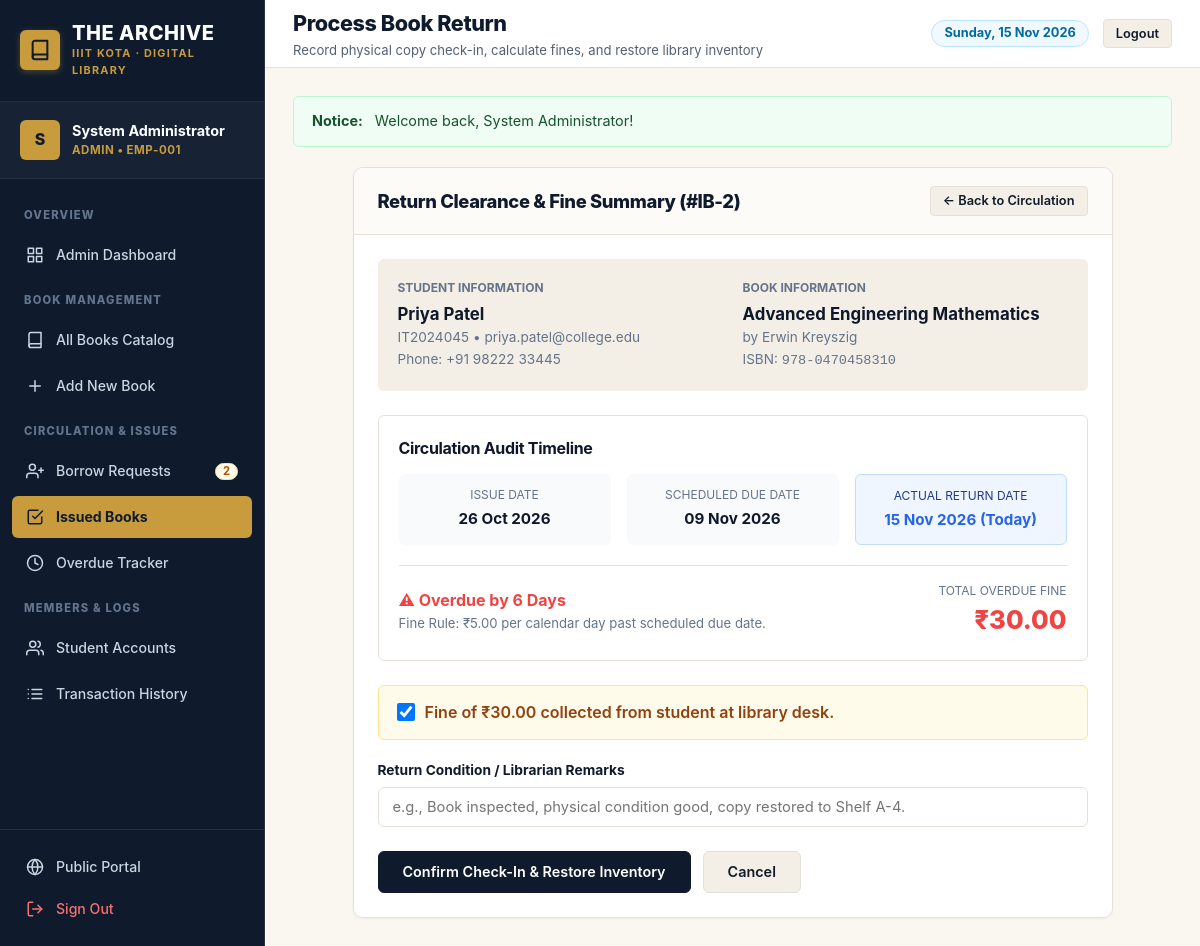
The app's page /admin/return_book.php?id=2 (signed in) with its own data.
### tables this page shows
CREATE TABLE `issued_books` (
  `id` INT AUTO_INCREMENT PRIMARY KEY,
  `borrow_request_id` INT DEFAULT NULL,
  `user_id` INT NOT NULL,
  `book_id` INT NOT NULL,
  `issue_date` DATE NOT NULL,
  `due_date` DATE NOT NULL,
  `return_date` DATE DEFAULT NULL,
  `status` ENUM('issued', 'returned', 'overdue') NOT NULL DEFAULT 'issued',
  `fine_amount` DECIMAL(8, 2) NOT NULL DEFAULT 0.00,
  `created_at` TIMESTAMP DEFAULT CURRENT_TIMESTAMP,
  CONSTRAINT `fk_issued_user` FOREIGN KEY (`user_id`) REFERENCES `users` (`id`) ON DELETE CASCADE ON UPDATE CASCADE,
  CONSTRAINT `fk_issued_book` FOREIGN KEY (`book_id`) REFERENCES `books` (`id`) ON DELETE CASCADE ON UPDATE CASCADE,
  CONSTRAINT `fk_issued_request` FOREIGN KEY (`borrow_request_id`) REFERENCES `borrow_requests` (`id`) ON DELETE SET NULL ON UPDATE CASCADE
);

CREATE TABLE `users` (
  `id` INT AUTO_INCREMENT PRIMARY KEY,
  `full_name` VARCHAR(100) NOT NULL,
  `email` VARCHAR(100) NOT NULL UNIQUE,
  `password` VARCHAR(255) NOT NULL,
  `phone` VARCHAR(20) DEFAULT NULL,
  `student_id_number` VARCHAR(50) DEFAULT NULL,
  `role` ENUM('admin', 'student') NOT NULL DEFAULT 'student',
  `status` ENUM('active', 'inactive') NOT NULL DEFAULT 'active',
  `created_at` TIMESTAMP DEFAULT CURRENT_TIMESTAMP,
  `updated_at` TIMESTAMP DEFAULT CURRENT_TIMESTAMP ON UPDATE CURRENT_TIMESTAMP
);

CREATE TABLE `books` (
  `id` INT AUTO_INCREMENT PRIMARY KEY,
  `isbn` VARCHAR(30) NOT NULL UNIQUE,
  `title` VARCHAR(255) NOT NULL,
  `author` VARCHAR(255) NOT NULL,
  `category_id` INT NOT NULL,
  `publisher` VARCHAR(255) DEFAULT NULL,
  `publication_year` INT DEFAULT NULL,
  `total_copies` INT NOT NULL DEFAULT 1,
  `available_copies` INT NOT NULL DEFAULT 1,
  `description` TEXT DEFAULT NULL,
  `cover_image` VARCHAR(255) DEFAULT NULL,
  `created_at` TIMESTAMP DEFAULT CURRENT_TIMESTAMP,
  `updated_at` TIMESTAMP DEFAULT CURRENT_TIMESTAMP ON UPDATE CURRENT_TIMESTAMP,
  CONSTRAINT `fk_books_category` FOREIGN KEY (`category_id`) REFERENCES `categories` (`id`) ON DELETE RESTRICT ON UPDATE CASCADE
);

### config/database.php (called while the page is built, shortened)
<?php
function e($value) {
    return htmlspecialchars($value ?? '', ENT_QUOTES, 'UTF-8');
}
function calculate_overdue_and_fine($due_date, $return_date = null) {
    $compare_date = $return_date ? new DateTime($return_date) : new DateTime('today');
    $due = new DateTime($due_date);
    if ($compare_date > $due) {
        $interval = $due->diff($compare_date);
        $days = (int)$interval->days;
        $fine = $days * FINE_PER_DAY;
        return [
            'days_overdue' => $days,
            'fine_amount' => $fine
        ];
    }
    return [
        'days_overdue' => 0,
        'fine_amount' => 0.00
    ];
}

### admin/return_book.php (the view, shortened to what this page needs)
<?php
require_once __DIR__ . '/../config/database.php';
$conn = get_db_connection();
$issued_id = (int)($_GET['id'] ?? 0);
$stmt = $conn->prepare(
    "SELECT ib.*, u.full_name, u.student_id_number, u.email, u.phone, b.title, b.author, b.isbn, b.total_copies, b.available_copies
     FROM issued_books ib
     JOIN users u ON ib.user_id = u.id
     JOIN books b ON ib.book_id = b.id
     WHERE ib.id = ? LIMIT 1"
);
$stmt->bind_param("i", $issued_id);
$stmt->execute();
$issue = $stmt->get_result()->fetch_assoc();
$calc = calculate_overdue_and_fine($issue['due_date']);
$days_overdue = $calc['days_overdue'];
$fine_amount = $calc['fine_amount'];
require __DIR__ . '/../includes/header.php';
?>
<div class="content-card" style="max-width: 760px; margin: 0 auto;">
  <div class="card-header">
    <h2>Return Clearance & Fine Summary (#IB-<?= $issue['id'] ?>)</h2>
    <a href="issued_books.php" class="btn btn-sm btn-secondary">&larr; Back to Circulation</a>
  </div>
  <div class="card-body">
    <div style="display: grid; grid-template-columns: repeat(2, 1fr); gap: 20px; background: var(--bg-subtle); padding: 20px; border-radius: var(--radius-sm); margin-bottom: 24px;">
      <div>
        <div style="font-size: 0.75rem; text-transform: uppercase; color: #64748b; font-weight: 700;">Student Information</div>
        <div style="font-size: 1.05rem; font-weight: 700; color: #0f172a; margin-top: 4px;"><?= e($issue['full_name']) ?></div>
        <div style="font-size: 0.85rem; color: #64748b;"><?= e($issue['student_id_number']) ?> &bull; <?= e($issue['email']) ?></div>
        <?php if (!empty($issue['phone'])): ?>
          <div style="font-size: 0.85rem; color: #64748b;">Phone: <?= e($issue['phone']) ?></div>
        <?php endif; ?>
      </div>
      <div>
        <div style="font-size: 0.75rem; text-transform: uppercase; color: #64748b; font-weight: 700;">Book Information</div>
        <div style="font-size: 1.05rem; font-weight: 700; color: #0f172a; margin-top: 4px;"><?= e($issue['title']) ?></div>
        <div style="font-size: 0.85rem; color: #64748b;">by <?= e($issue['author']) ?></div>
        <div style="font-size: 0.85rem; color: #64748b;">ISBN: <code><?= e($issue['isbn']) ?></code></div>
      </div>
    </div>
    <div style="border: 1px solid var(--border-color); border-radius: var(--radius-sm); padding: 20px; margin-bottom: 24px;">
      <h3 style="font-size: 1rem; margin-bottom: 14px; color: #0f172a;">Circulation Audit Timeline</h3>
      <div style="display: grid; grid-template-columns: repeat(3, 1fr); gap: 16px; text-align: center;">
        <div style="background: #f8fafc; padding: 12px; border-radius: 6px;">
          <div style="font-size: 0.75rem; color: #64748b; text-transform: uppercase;">Issue Date</div>
          <div style="font-size: 0.95rem; font-weight: 700; color: #0f172a; margin-top: 2px;">
            <?= date('d M Y', strtotime($issue['issue_date'])) ?>
          </div>
        </div>
        <div style="background: #f8fafc; padding: 12px; border-radius: 6px;">
          <div style="font-size: 0.75rem; color: #64748b; text-transform: uppercase;">Scheduled Due Date</div>
          <div style="font-size: 0.95rem; font-weight: 700; color: #0f172a; margin-top: 2px;">
            <?= date('d M Y', strtotime($issue['due_date'])) ?>
          </div>
        </div>
        <div style="background: #eff6ff; padding: 12px; border-radius: 6px; border: 1px solid #bfdbfe;">
          <div style="font-size: 0.75rem; color: #1e3a8a; text-transform: uppercase;">Actual Return Date</div>
          <div style="font-size: 0.95rem; font-weight: 700; color: #2563eb; margin-top: 2px;">
            <?= date('d M Y') ?> (Today)
          </div>
        </div>
      </div>
      <div style="margin-top: 20px; padding-top: 16px; border-top: 1px solid var(--border-color); display: flex; align-items: center; justify-content: space-between;">
        <div>
          <div style="font-weight: 700; color: #0f172a;">
            <?php if ($days_overdue > 0): ?>
              <span style="color: #ef4444;">&#9888; Overdue by <?= $days_overdue ?> Days</span>
            <?php else: ?>
              <span style="color: #10b981;">&#10003; Returned On Time</span>
            <?php endif; ?>
          </div>
          <div style="font-size: 0.82rem; color: #64748b;">
            Fine Rule: ₹<?= number_format(FINE_PER_DAY, 2) ?> per calendar day past scheduled due date.
          </div>
        </div>
        <div style="text-align: right;">
          <div style="font-size: 0.75rem; text-transform: uppercase; color: #64748b;">Total Overdue Fine</div>
          <div style="font-size: 1.6rem; font-weight: 800; color: <?= $fine_amount > 0 ? '#ef4444' : '#10b981' ?>;">
            ₹<?= number_format($fine_amount, 2) ?>
          </div>
        </div>
      </div>
    </div>
    <form method="POST" action="return_book.php">
      <?php if ($fine_amount > 0): ?>
        <div class="form-group" style="background: #fffbeb; border: 1px solid #fde68a; padding: 14px 18px; border-radius: 6px;">
          <label style="display: flex; align-items: center; gap: 10px; font-weight: 600; color: #92400e; cursor: pointer;">
            <input type="checkbox" name="fine_collected" value="1" checked style="width: 18px; height: 18px;">
            Fine of ₹<?= number_format($fine_amount, 2) ?> collected from student at library desk.
          </label>
        </div>
      <?php endif; ?>
      <div class="form-group">
        <label class="form-label" for="return_notes">Return Condition / Librarian Remarks</label>
        <input
          type="text"
          id="return_notes"
          name="return_notes"
          class="form-control"
          placeholder="e.g., Book inspected, physical condition good, copy restored to Shelf A-4."
        >
      </div>
      <div style="display: flex; gap: 12px; margin-top: 24px;">
        <button type="submit" class="btn btn-primary" style="padding: 11px 24px;">
          Confirm Check-In &amp; Restore Inventory
        </button>
        <a href="issued_books.php" class="btn btn-secondary" style="padding: 11px 24px;">
          Cancel
        </a>
      </div>
    </form>
  </div>
</div>
<?php require __DIR__ . '/../includes/footer.php'; ?>

### assets/css/style.css (style rules this page uses)
:root { --navy-deep: #0f1b2d; --navy-navbar: #0f1b2d; --navy-sidebar: #0f1b2d; --navy-hover: #1b2d47; --navy-subtle: #162438; --gold-muted: #c89b3c; --gold-hover: #b5882a; --gold-light: #fdfaf3; --gold-badge: #d4ae58; --gold-border: #e8d3a0; --bg-main: #FAF7F0; --bg-body: #FAF7F0; --bg-card: #FFFFFF; --bg-subtle: #F3EFE6; --bg-table-header: #F6F2E9; --border-color: #E5E1D8; --border-subtle: #ECE8DF; --border-focus: #c89b3c; --text-heading: #0f1b2d; --text-main: #0f1b2d; --text-secondary: #526075; --text-muted: #64748b; --text-light: #94a3b8; --text-white: #ffffff; --success: #15803d; --success-bg: #f0fdf4; --success-border: #bbf7d0; --warning: #b45309; --warning-bg: #fffbeb; --warning-border: #fde68a; --danger: #b91c1c; --danger-bg: #fef2f2; --danger-border: #fecaca; --info: #0369a1; --info-bg: #f0f9ff; --info-border: #bae6fd; --shadow-sm: 0 1px 3px rgba(15, 27, 45, 0.05); --shadow-md: 0 4px 10px rgba(15, 27, 45, 0.07); --shadow-lg: 0 10px 22px rgba(15, 27, 45, 0.09); --shadow-xl: 0 20px 30px rgba(15, 27, 45, 0.12); --radius-sm: 6px; --radius-md: 10px; --radius-lg: 16px; --radius-full: 9999px; --transition: all 0.2s cubic-bezier(0.4, 0, 0.2, 1); --font-sans: -apple-system, BlinkMacSystemFont, "Segoe UI", Roboto, "Helvetica Neue", Arial, sans-serif; }
*, *::before, *::after { box-sizing: border-box; margin: 0; padding: 0; }
html { font-size: 16px; scroll-behavior: smooth; }
body { font-family: var(--font-sans); background-color: var(--bg-main); color: var(--text-main); line-height: 1.55; -webkit-font-smoothing: antialiased; min-height: 100vh; display: flex; flex-direction: column; }
h1, h2, h3, h4, h5, h6 { color: var(--text-heading); font-weight: 700; letter-spacing: -0.02em; }
a { color: var(--navy-deep); text-decoration: none; transition: var(--transition); }
.btn { display: inline-flex; align-items: center; justify-content: center; gap: 8px; padding: 9px 18px; font-size: 0.9rem; font-weight: 600; border-radius: var(--radius-sm); cursor: pointer; border: 1px solid transparent; transition: var(--transition); text-decoration: none; font-family: inherit; line-height: 1.25; }
.btn-primary { background-color: var(--navy-deep); color: var(--text-white); border-color: var(--navy-deep); }
.btn-secondary { background-color: var(--bg-subtle); color: var(--navy-deep); border-color: var(--border-color); }
.btn-sm { padding: 6px 12px; font-size: 0.8rem; border-radius: 4px; }
.content-card { background: var(--bg-card); border: 1px solid var(--border-color); border-radius: var(--radius-md); box-shadow: var(--shadow-sm); overflow: hidden; margin-bottom: 28px; }
.card-header { padding: 18px 24px; border-bottom: 1px solid var(--border-color); display: flex; align-items: center; justify-content: space-between; flex-wrap: wrap; gap: 12px; background: #fdfbf7; }
.card-header h2, .card-header h3 { font-size: 1.15rem; font-weight: 800; color: var(--text-heading); }
.card-body { padding: 24px; background: var(--bg-card); }
.form-group { margin-bottom: 20px; }
.form-label { display: block; font-size: 0.86rem; font-weight: 700; color: var(--text-heading); margin-bottom: 6px; }
.form-control { width: 100%; padding: 10px 14px; font-size: 0.92rem; font-family: inherit; color: var(--text-main); background-color: #ffffff; border: 1px solid var(--border-color); border-radius: var(--radius-sm); transition: var(--transition); }

### records on screen
issued_books: id "2", user.full_name "Priya Patel", user.student_id_number "IT2024045", user.email "priya.patel@college.edu", user.phone "+91 98222 33445", book.title "Advanced Engineering Mathematics", book.author "Erwin Kreyszig", book.isbn "978-0470458310", issue_date "26 Oct 2026", due_date "09 Nov 2026", due_date "6", due_date "30.00"

### other values on screen
substr($user['full_name'] ?? 'U', 0, 1) "S"
$user['full_name'] "System Administrator"
$user['role'] "ADMIN"
$user['student_id'] "EMP-001"
$pending_requests_count "2"
$header_title "Process Book Return"
$header_subtitle "Record physical copy check-in, calculate fines, and restore library inventory"
$message "Welcome back, System Administrator!"
FINE_PER_DAY "5.00"
